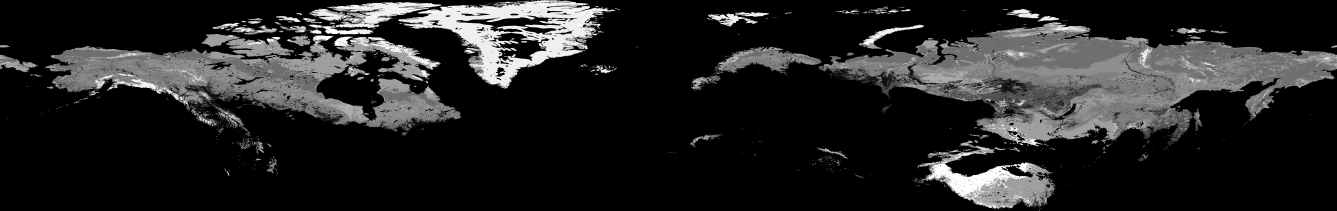
#> input picture demo/landcover_export_2010_5km.tif, 8017 x 1262 px, found by its file name (shown at 1/6 size); the run also reads 1 picture not shown here
$ python R3.10_resilience_model_pixcel_VOD_plot_p2.py
#> lines starting #> are read from the running program, lines starting #| are printed output that depends on the picture
"""
Plot regional kNDVI- and VOD-derived TAC temporal trajectories for Reviewer R3.3.

Panels
------
Four columns show the four regions defined in R3.01_TAC_ice_content_vpd.py:
  a. ES  = eastern Siberia
  b. ETP = eastern Tibetan Plateau
  c. NA  = North America
  d. WTP = western Tibetan Plateau

Each panel shows original kNDVI- and VOD-derived TAC temporal trajectories
(mean +/- SE) and reports the Pearson correlation between the regional mean
kNDVI and VOD TAC trajectories before/after 2008.

Expected project structure, following your previous scripts:
  ../1_Input/landcover_export_2010_5km.tif
  ../1_Input/landcover_export_2020_5km.tif
  ../1_Input/east_sebria.tif
  ../1_Input/tibetan.tif
  ../2_Output/spatial_resilience/ar1_5yr_kndvi_modis_sg_rolling.npy
  ../2_Output/spatial_resilience/ar1_5yr_vod_sg_rolling.npy
  ../4_Figures/
"""

from pathlib import Path
import os

import numpy as np
import pandas as pd
import matplotlib
matplotlib.use("Agg")  # change to "Qt5Agg" if you want interactive plotting
import matplotlib.pyplot as plt
from PIL import Image


# =============================================================================
# User settings
# =============================================================================
CURRENT_DIR = Path(os.path.dirname(os.getcwd()).replace("\\", "/"))
INPUT_DIR = CURRENT_DIR / "1_Input"
SPATIAL_DIR = CURRENT_DIR / "2_Output" / "spatial_resilience"
FIG_DIR = CURRENT_DIR / "4_Figures"
FIG_DIR.mkdir(parents=True, exist_ok=True)

KNDVI_TAC_PATH = SPATIAL_DIR / "ar1_5yr_kndvi_modis_sg_rolling.npy"
VOD_TAC_PATH = SPATIAL_DIR / "ar1_5yr_vod_sg_rolling.npy"

LC_2010_PATH = INPUT_DIR / "landcover_export_2010_5km.tif"
LC_2020_PATH = INPUT_DIR / "landcover_export_2020_5km.tif"
EAST_SIBERIA_PATH = INPUT_DIR / "east_sebria.tif"
TIBETAN_PATH = INPUT_DIR / "tibetan.tif"

START_YEAR = 2000
KNDVI_BANDS_PER_YEAR = 23
VOD_BANDS_PER_YEAR = 23
DOWNSAMPLE = 3

# Keep the same kNDVI temporal correction used in your original TAC script.
APPLY_KNDVI_HSTACK_FIX = True

# Keep the same VOD temporal offset used in R2.02_BRDF_VOD_FluxGPP.py.
APPLY_VOD_OFFSET_FIX = True

# Use 1.0 for strict SE. Use 20.0 if you want the visually amplified SE band
# used in the original kNDVI TAC temporal plotting script.
SE_MULTIPLIER = 1.0

OUT_BASENAME = "R3_3_kNDVI_VOD_TAC_4regions_temporal_1row4"

REGIONS = [
    (1, "ES"),
    (2, "ETP"),
    (3, "NA"),
    (4, "WTP"),
]


# =============================================================================
# Helper functions
# =============================================================================
# [6 lines left out: function _nearest_resample, not called in this run]


def read_tif_as_float(path):
    return np.array(Image.open(path)).astype(float)


# [16 lines left out: functions resize_to_shape, pearson_r, not called in this run]


def load_stable_pf_mask():
    """Stable land-cover mask, exactly following the R3.01 regional script."""
    pf_mask2 = read_tif_as_float(LC_2010_PATH)
    pf_mask3 = read_tif_as_float(LC_2020_PATH)

    pf_mask2[pf_mask2 != pf_mask3] = np.nan
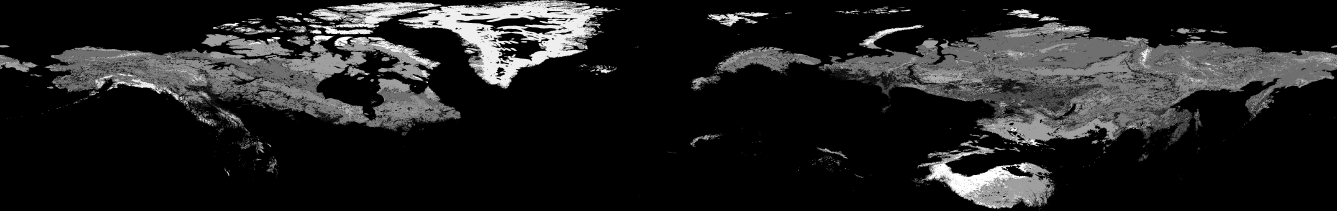
#> pf_mask2: shape (1262, 8017) float64 (shown at 1/6 size); 2.52% of the values are NaN or infinite; the others: min 0, max 16, mean 2.11; drawn with min black, max white, NaN and infinite black
    pf_mask2[pf_mask2 <= 0] = np.nan
    pf_mask2[pf_mask2 > 12] = np.nan
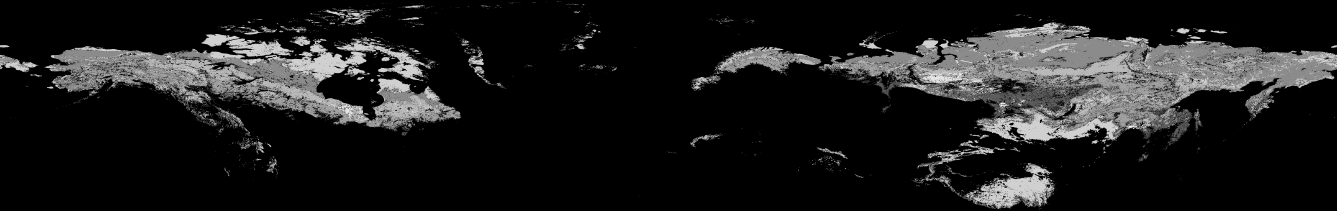
#> pf_mask2: shape (1262, 8017) float64 (shown at 1/6 size); 82.51% of the values are NaN or infinite; the others: min 1, max 12, mean 8.09; drawn with min black, max white, NaN and infinite black

    pf_mask = pf_mask2[::DOWNSAMPLE, ::DOWNSAMPLE]
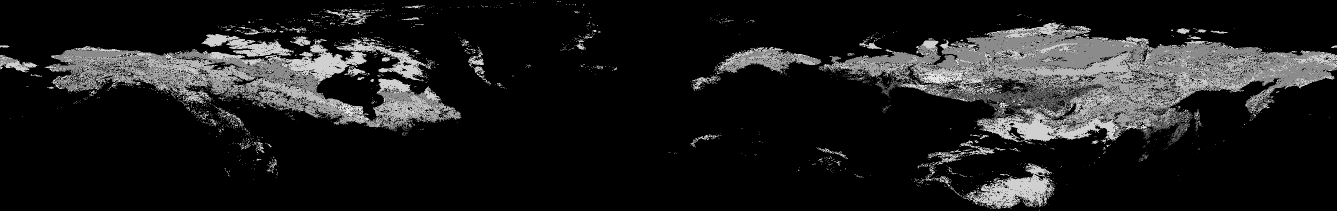
#> pf_mask: shape (421, 2673) float64 (shown at 1/2 size); 82.54% of the values are NaN or infinite; the others: min 1, max 12, mean 8.09; drawn with min black, max white, NaN and infinite black
    pf_mask = pf_mask[::-1, :]
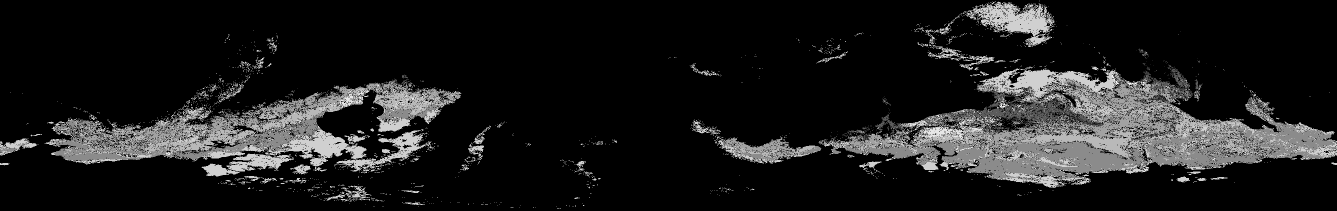
#> pf_mask: shape (421, 2673) float64 (shown at 1/2 size); 82.54% of the values are NaN or infinite; the others: min 1, max 12, mean 8.09; drawn with min black, max white, NaN and infinite black
    return pf_mask2, pf_mask


def build_r301_region_mask(pf_mask2, pf_mask):
    """
    Build the four regional masks exactly following R3.01_TAC_ice_content_vpd.py.

    Output region codes:
      1 = ES, 2 = ETP, 3 = NA, 4 = WTP
    """
    # Eastern Siberia
    region1 = read_tif_as_float(EAST_SIBERIA_PATH)
    region1 = resize_to_shape(region1, pf_mask.shape)
    region1[region1 > 0] = 1
    region1[:, :2130] = 0

    # Tibetan Plateau split into eastern and western parts
    region3 = read_tif_as_float(TIBETAN_PATH)
    region3 = resize_to_shape(region3, pf_mask.shape)

    region3_east = region3.copy()
    region3_east[region3_east > 0] = 1.5
    region3_east[:, :2005] = 0

    region3_west = region3.copy()
    region3_west[region3_west > 0] = 4
    region3_west[:, 2000:] = 0

    # North America mask
    region2 = pf_mask2[::DOWNSAMPLE, ::DOWNSAMPLE].copy()
    region2[~np.isnan(region2)] = 3.2
    region2[:107, :] = np.nan
    region2[267:, :] = np.nan
    region2[:, 933:] = np.nan
    region2[np.isnan(region2)] = 0

    region = region1 + region2 + region3_east + region3_west
    region_mask = region[::-1, :]
    region_mask[np.isnan(pf_mask) | (region_mask == 0)] = np.nan

    # Convert the original numeric codes to 1, 2, 3, 4.
    region_mask[region_mask == 1.5] = 2
    region_mask[region_mask == 3.2] = 3

    return region_mask


# [101 lines left out: functions load_tac, annualize_tac, apply_original_vod_offset, regional_mean_se, align_by_year, plot_one_region, not called in this run]


# =============================================================================
# Main
# =============================================================================
def main():
    plt.rc("font", family="Arial")
    plt.rcParams.update({
        "font.size": 11,
        "axes.linewidth": 0.8,
        "xtick.major.width": 0.8,
        "ytick.major.width": 0.8,
        "pdf.fonttype": 42,
        "ps.fonttype": 42,
    })

    pf_mask2, pf_mask = load_stable_pf_mask()
    region_mask = build_r301_region_mask(pf_mask2, pf_mask)
    region_1d = region_mask[~np.isnan(pf_mask)]

    k_tac = load_tac(KNDVI_TAC_PATH, apply_kndvi_hstack_fix=APPLY_KNDVI_HSTACK_FIX)
    v_tac = load_tac(VOD_TAC_PATH, apply_kndvi_hstack_fix=False)

    years_k, k_tac_yr = annualize_tac(k_tac, KNDVI_BANDS_PER_YEAR, START_YEAR)
    years_v, v_tac_yr = annualize_tac(v_tac, VOD_BANDS_PER_YEAR, START_YEAR)

    fig, axs = plt.subplots(1, 4, figsize=(12.0, 3.1))

    stats_rows = []
    for ax, (region_id, region_label) in zip(axs, REGIONS):
        k_mean, k_se, k_n = regional_mean_se(
            k_tac_yr, region_1d, region_id, apply_vod_offset=False
        )
        v_mean, v_se, v_n = regional_mean_se(
            v_tac_yr, region_1d, region_id, apply_vod_offset=APPLY_VOD_OFFSET_FIX
        )

        r_pre, n_pre, r_post, n_post = plot_one_region(
            ax, region_label, years_k, k_mean, k_se, years_v, v_mean, v_se
        )

        stats_rows.append({
            "region": region_label,
            "r_pre_2008": r_pre,
            "n_pre_2008": n_pre,
            "r_post_2008": r_post,
            "n_post_2008": n_post,
            "n_pixels_kNDVI_median": int(np.nanmedian(k_n)),
            "n_pixels_VOD_median": int(np.nanmedian(v_n)),
        })

    axs[0].set_ylabel("TAC")
    axs[0].legend(frameon=False, fontsize=8, loc="best")

    # [6 lines of commented-out code are left out]

    fig.tight_layout(w_pad=1.0)

    out_png = FIG_DIR / f"{OUT_BASENAME}.png"
    out_pdf = FIG_DIR / f"{OUT_BASENAME}.pdf"
    out_csv = FIG_DIR / f"{OUT_BASENAME}_correlations.csv"

    fig.savefig(out_png, dpi=900, bbox_inches="tight")
    fig.savefig(out_pdf, bbox_inches="tight")

    stats_df = pd.DataFrame(stats_rows)
    stats_df.to_csv(out_csv, index=False)

    print("Saved:")
    print(f"  {out_png}")
    print(f"  {out_pdf}")
    print(f"  {out_csv}")
    print("\nRegional Pearson correlations between kNDVI- and VOD-derived TAC trajectories:")
    print(stats_df.to_string(index=False, float_format=lambda x: f"{x:.3f}"))


if __name__ == "__main__":
#> (the run stopped early here; a loop or call above may not have finished)
